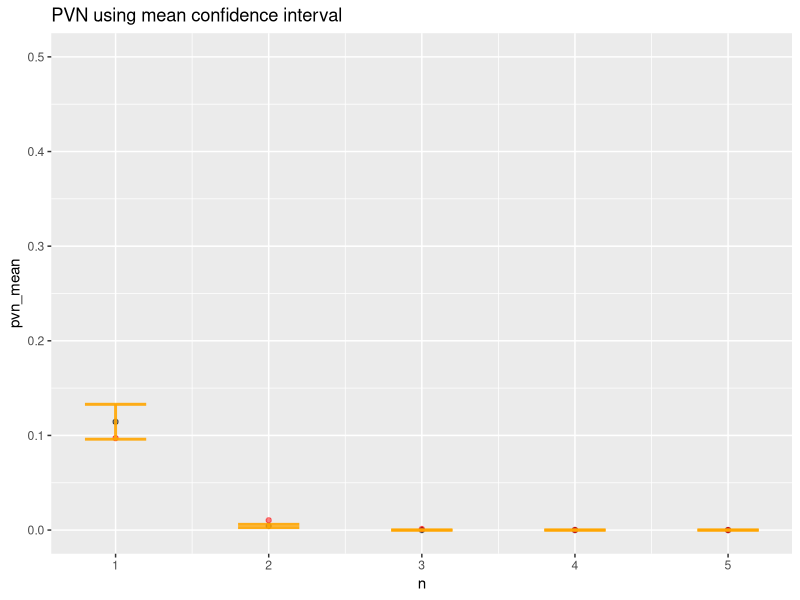
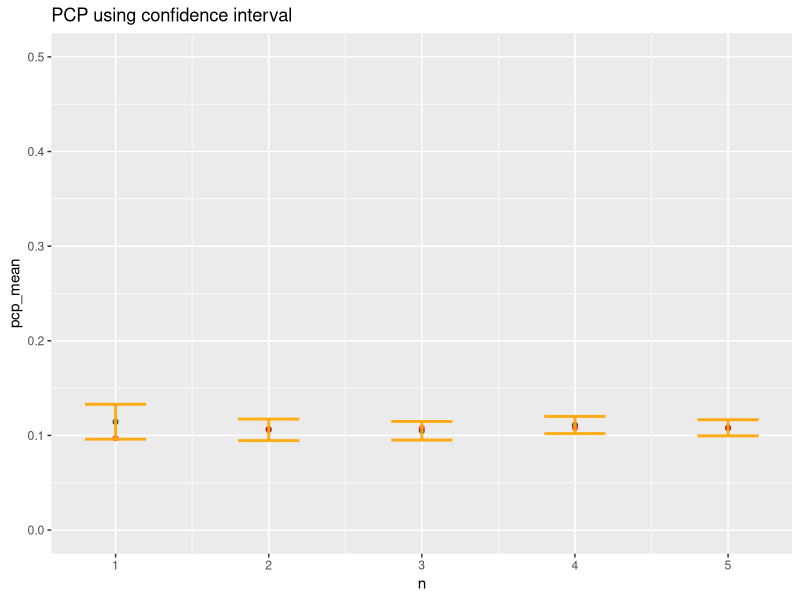
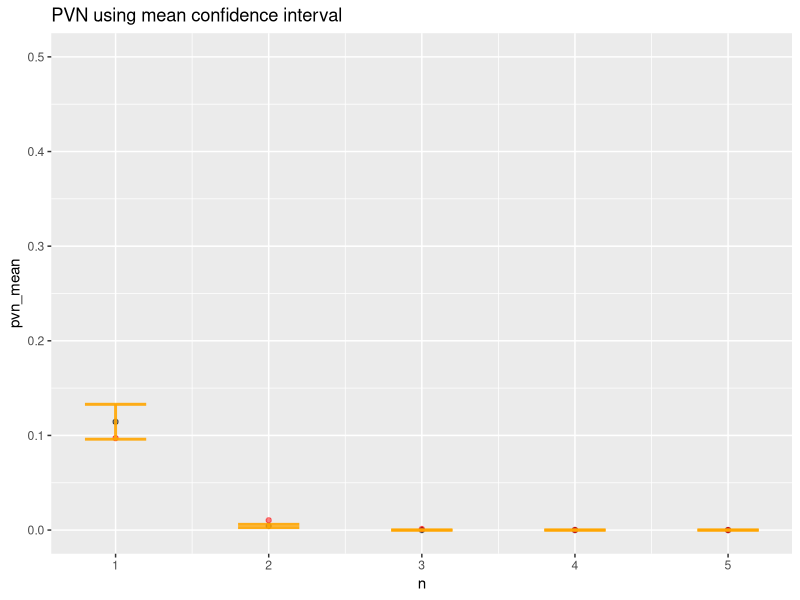
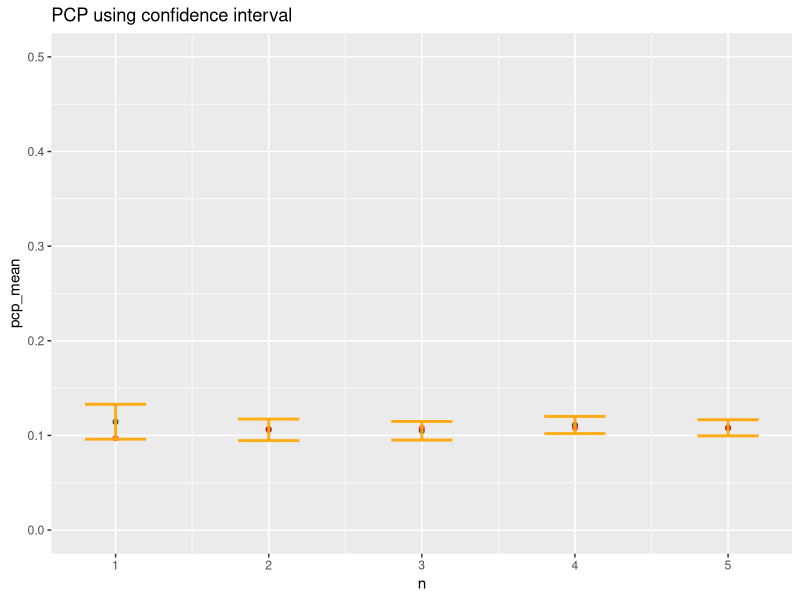

Here is the R script that generated these plots, in order:
## ---- chunk 1
knitr::opts_chunk$set(echo = TRUE)
require(ggplot2)
require(dplyr)
## ---- chunk 2

# Extract
# cat *.out | grep PCP | cut -d' ' -f1 | cut -d: -f2
# cat *.out | grep PVN | cut -d' ' -f1 | cut -d: -f2

# 1 replica
# Run: cd inputgen/; go run main.go --duration=3600000 --r=10 --mu=0.0036 --bigOmega=0.003 --littleOmega=0.0001; cd ..; for i in `seq 1 10`; do go run main.go --rate=1 --warmup=0 --d=1h --i=inputgen/input_$i.csv > r1_$i.out; done
# Pack output: zip sim_1_out.zip r1_*.out

sim_1 <- data.frame("n"=1,
                    "pcp"=c(0.231876,0.097039,0.051976,0.093941,0.045551,0.152682,0.107873,0.135808,0.083458,0.079348,0.116016,0.069067,0.105772,0.201415,0.172598,0.131679,0.139450,0.083581,0.053739,0.201057,0.059495,0.191902,0.061721,0.133258,0.080955,0.085603,0.073845,0.142468,0.140606,0.109979),
                    "pvn"=c(0.231876,0.097039,0.051976,0.093941,0.045551,0.152682,0.107873,0.135808,0.083458,0.079348,0.116016,0.069067,0.105772,0.201415,0.172598,0.131679,0.139450,0.083581,0.053739,0.201057,0.059495,0.191902,0.061721,0.133258,0.080955,0.085603,0.073845,0.142468,0.140606,0.109979))

NROW(sim_1)

# 2 replicas
# Run: cd clustergo; for i in `seq 1 10`; do cd inputgen/; go run main.go --duration=3600000 --r=2 --mu=0.0036 --bigOmega=0.003 --littleOmega=0.0001; cd ..;  go run main.go --rate=1 --warmup=0 --d=1h --i=inputgen/input_1.csv,inputgen/input_2.csv > r2_$i.out; rm inputgen/input_*.csv; done
# Pack output: zip sim_2_out.zip r2_*.out; rm *.out

sim_2 <- data.frame("n"=2,
                    "pcp"=c(0.084379,0.130879,0.094645,0.088449,0.102019,0.112788,0.108854,0.094220,0.077600,0.174837,0.081916,0.076286,0.152145,0.169938,0.080344,0.092575,0.108636,0.071429,0.114786,0.107051,0.071500,0.163362,0.063602,0.076499,0.083898,0.121497,0.093398,0.114043,0.144002,0.121083),
                    "pvn"=c(0.002055,0.001449,0.011509,0.002199,0.010210,0.000000,0.007351,0.010867,0.000000,0.019363,0.002654,0.000000,0.006684,0.003646,0.002860,0.002351,0.002586,0.000000,0.003625,0.005784,0.002701,0.003498,0.003163,0.000277,0.000000,0.006762,0.001064,0.011734,0.000000,0.005259))

# 3 replicas
# Run: for i in `seq 1 10`; do cd inputgen/; go run main.go --duration=3600000 --r=3 --mu=0.0036 --bigOmega=0.003 --littleOmega=0.0001; cd ..;  go run main.go --rate=1 --warmup=0 --d=1h --i=inputgen/input_1.csv,inputgen/input_2.csv,inputgen/input_3.csv > r3_$i.out; rm inputgen/input_*.csv; done
# Pack output: zip sim_3_out.zip r3_*.out; rm *.out

sim_3 <- data.frame("n"=3,
                    "pcp"=c(0.078058,0.102355,0.108870,0.108252,0.136865,0.071004,0.113510,0.100964,0.093358,0.073519,0.076021,0.093621,0.130104,0.145861,0.149979,0.146823,0.112118,0.139088,0.107443,0.072921,0.081015,0.053835,0.124976,0.079671,0.128730,0.082217,0.115721,0.123018,0.118530,0.080040),
                    "pvn"=c(0.000000,0.000000,0.000000,0.000000,0.000000,0.000000,0.000000,0.000000,0.000000,0.000000,0.000000,0.000000,0.000000,0.000000,0.000000,0.000000,0.000000,0.000000,0.000000,0.000000,0.000000,0.000000,0.000000,0.000000,0.000000,0.000000,0.000000,0.000000,0.000000,0.000000))

# 4 Replicas
# Run: for i in `seq 1 10`; do cd inputgen/; go run main.go --duration=3600000 --r=4 --mu=0.0036 --bigOmega=0.003 --littleOmega=0.0001; cd ..;  go run main.go --rate=1 --warmup=0 --d=1h --i=inputgen/input_1.csv,inputgen/input_2.csv,inputgen/input_3.csv,inputgen/input_4.csv > r4_$i.out; rm inputgen/input_*.csv; done
# Pack output: zip sim_4_out.zip r4_*.out; rm *.out

sim_4 <- data.frame("n"=4,
                    "pcp"=c(0.092391,0.193141,0.119707,0.098379,0.114390,0.077782,0.097437,0.111713,0.126066,0.087241,0.106512,0.144235,0.090618,0.115772,0.112606,0.090728,0.082921,0.153324,0.100047,0.134142,0.130463,0.126058,0.094816,0.121627,0.093800,0.116010,0.093591,0.093362,0.088266,0.122434),
                    "pvn"=c(0.000000,0.000000,0.000000,0.000000,0.000000,0.000000,0.000000,0.000000,0.000000,0.000000,0.000000,0.000000,0.000000,0.000000,0.000000,0.000000,0.000000,0.000000,0.000000,0.000000,0.000000,0.000000,0.000000,0.000000,0.000000,0.000000,0.000000,0.000000,0.000000,0.000000))

# 5 Replicas
# Run: for i in `seq 1 10`; do cd inputgen/; go run main.go --duration=3600000 --r=5 --mu=0.0036 --bigOmega=0.003 --littleOmega=0.0001; cd ..;  go run main.go --rate=1 --warmup=0 --d=1h --i=inputgen/input_1.csv,inputgen/input_2.csv,inputgen/input_3.csv,inputgen/input_4.csv,inputgen/input_5.csv > r5_$i.out; rm inputgen/input_*.csv; done
# Pack output: zip sim_5_out.zip r5_*.out; rm *.out

sim_5 <- data.frame("n"=5,
                    "pcp"=c(0.142151,0.082239,0.124050,0.071008,0.135120,0.085755,0.083300,0.109171,0.084452,0.100819,0.068531,0.109139,0.091492,0.091701,0.107683,0.146709,0.125696,0.132023,0.130957,0.102996,0.117156,0.104614,0.117732,0.134748,0.129760,0.101332,0.065629,0.138111,0.105018,0.103950),
                    "pvn"=c(0.000000,0.000000,0.000000,0.000000,0.000000,0.000000,0.000000,0.000000,0.000000,0.000000,0.000000,0.000000,0.000000,0.000000,0.000000,0.000000,0.000000,0.000000,0.000000,0.000000,0.000000,0.000000,0.000000,0.000000,0.000000,0.000000,0.000000,0.000000,0.000000,0.000000))

analytical <- data.frame("n"=c(1,2,3,4,5),
                         "pvn"=c(0.097157, 0.010380, 0.001120, 0.000121, 0.000013),
                         "pcp"=c(0.097157, 0.106840, 0.107875, 0.107986, 0.107999),
                         "modelo"="Analítico")

# Calculates mean, sd, se and IC
# Inspired by: https://www.r-graph-gallery.com/4-barplot-with-error-bar.html
sim_raw_data <- cbind(rbind(sim_1, sim_2, sim_3, sim_4, sim_5),"modelo"="Simulado")
sim_data <- sim_raw_data %>%
  group_by(n) %>%
  summarise( 
    count=n(),
    pvn_mean=mean(pvn),
    pvn_sd=sd(pvn),
    pcp_mean=mean(pcp),
    pcp_sd=sd(pcp)
  ) %>%
  mutate(pvn_se=pvn_sd/sqrt(count))  %>%
  mutate(pvn_ic=pvn_se * qt((1-0.05)/2 + .5, count-1)) %>%
  mutate(pcp_se=pcp_sd/sqrt(count))  %>%
  mutate(pcp_ic=pcp_se * qt((1-0.05)/2 + .5, count-1))

mean(sim_2$pvn)
sim_2$pvn
analytical$pvn

ggplot(sim_data) +
  geom_point(aes(x=n, y=pvn_mean), stat="identity", fill="forestgreen", alpha=0.5) +
  geom_point(data=analytical, aes(x=n, y=pvn), stat="identity", fill="forestgreen", alpha=0.5, color="red") +
  geom_errorbar(aes(x=n, ymin=pvn_mean-pvn_ic, ymax=pvn_mean+pvn_ic), width=0.4, colour="orange", alpha=0.9, size=1) +
  ylim(0,.5) +
  ggtitle("PVN using mean confidence interval")
ggsave("validation_pvn_30_900000.png")

ggplot(sim_data) +
  geom_point(aes(x=n, y=pcp_mean), stat="identity", fill="forestgreen", alpha=0.5) +
  geom_point(data=analytical, aes(x=n, y=pcp), stat="identity", fill="forestgreen", alpha=0.5, color="red") +
  geom_errorbar(aes(x=n, ymin=pcp_mean-pcp_ic, ymax=pcp_mean+pcp_ic), width=0.4, colour="orange", alpha=0.9, size=1) +
  ylim(0,.5) +
  ggtitle("PCP using confidence interval")
ggsave("validation_pcp_30_900000.png")
